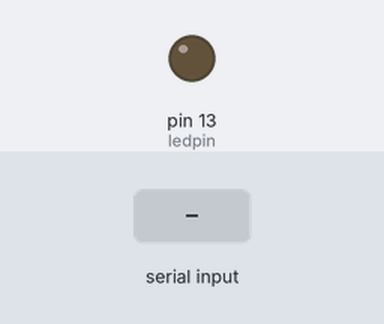
Recording of a sketch running on a simulated Arduino Uno, built with avr-gcc and run on an emulated ATmega328P. Shown: output pins drawn as LEDs (lit = HIGH). The test bench sets the inputs (shaded band).

Above: at 1.2 s.
1.3 s: "1" received over the second serial link
At 2.5 s:
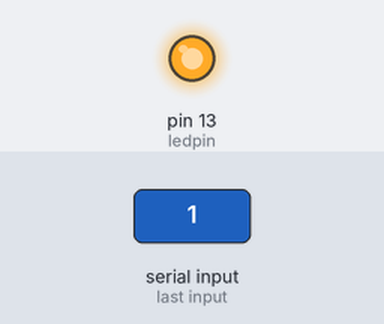
2.8 s: "0" received over the second serial link
At 3.8 s:
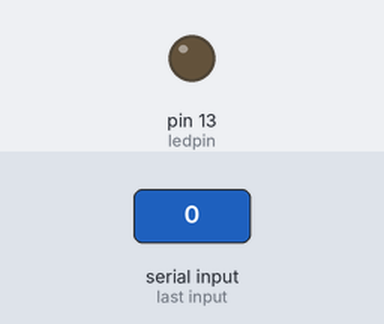
Timing chart, 0 to 5.8 s (numbered marks = the images above; inputs shaded):
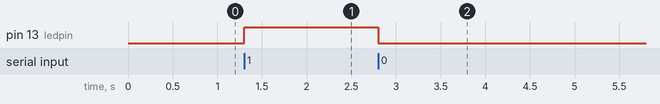

The sketch:

SimpleBT.ino
```cpp
// D11   <<<  Rx_HC05
// D10   >>>  Tx_HC05
#include <SoftwareSerial.h>// import the serial library

SoftwareSerial btsoftserial(10, 11); // RX, TX
int ledpin=13; // led on D13 will show blink on / off
char BluetoothData;

void setup()
{
  btsoftserial.begin(9600);
  pinMode(ledpin,OUTPUT);
}

void loop()
{
    if (btsoftserial.available())
    {
      BluetoothData=btsoftserial.read();
      if(BluetoothData=='1')
      {
       digitalWrite(ledpin,HIGH);
      }
      else
       digitalWrite(ledpin,LOW);
    }
   delay(100);// prepare for next data ...
}
```

Measured:
- after the input at 1.3 s, pin 13 (ledpin): LOW → HIGH at once
- after the input at 2.8 s, pin 13 (ledpin): HIGH → LOW at once
